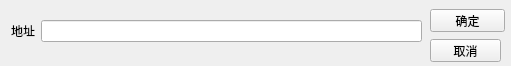
<?xml version="1.0" encoding="UTF-8"?>
<ui version="4.0">
 <class>NewTask</class>
 <widget class="QWidget" name="NewTask">
  <property name="windowModality">
   <enum>Qt::ApplicationModal</enum>
  </property>
  <property name="geometry">
   <rect>
    <x>0</x>
    <y>0</y>
    <width>511</width>
    <height>66</height>
   </rect>
  </property>
  <property name="sizePolicy">
   <sizepolicy hsizetype="Fixed" vsizetype="Fixed">
    <horstretch>0</horstretch>
    <verstretch>0</verstretch>
   </sizepolicy>
  </property>
  <property name="windowTitle">
   <string>新建任务地址</string>
  </property>
  <property name="windowIcon">
   <iconset resource="res.qrc">
    <normaloff>:/icons/new_copy_16px.png</normaloff>:/icons/new_copy_16px.png</iconset>
  </property>
  <widget class="QPushButton" name="pushButton_ok">
   <property name="geometry">
    <rect>
     <x>430</x>
     <y>9</y>
     <width>75</width>
     <height>23</height>
    </rect>
   </property>
   <property name="sizePolicy">
    <sizepolicy hsizetype="Fixed" vsizetype="Fixed">
     <horstretch>0</horstretch>
     <verstretch>0</verstretch>
    </sizepolicy>
   </property>
   <property name="text">
    <string>确定</string>
   </property>
   <property name="flat">
    <bool>false</bool>
   </property>
  </widget>
  <widget class="QPushButton" name="pushButton_cancel">
   <property name="geometry">
    <rect>
     <x>430</x>
     <y>39</y>
     <width>71</width>
     <height>23</height>
    </rect>
   </property>
   <property name="sizePolicy">
    <sizepolicy hsizetype="Fixed" vsizetype="Fixed">
     <horstretch>0</horstretch>
     <verstretch>0</verstretch>
    </sizepolicy>
   </property>
   <property name="text">
    <string>取消</string>
   </property>
  </widget>
  <widget class="QWidget" name="">
   <property name="geometry">
    <rect>
     <x>11</x>
     <y>20</y>
     <width>411</width>
     <height>22</height>
    </rect>
   </property>
   <layout class="QHBoxLayout" name="horizontalLayout">
    <item>
     <widget class="QLabel" name="label">
      <property name="text">
       <string>地址</string>
      </property>
      <property name="alignment">
       <set>Qt::AlignRight|Qt::AlignTrailing|Qt::AlignVCenter</set>
      </property>
     </widget>
    </item>
    <item>
     <widget class="QLineEdit" name="lineEdit_url"/>
    </item>
   </layout>
  </widget>
 </widget>
 <resources>
  <include location="res.qrc"/>
 </resources>
 <connections/>
</ui>
